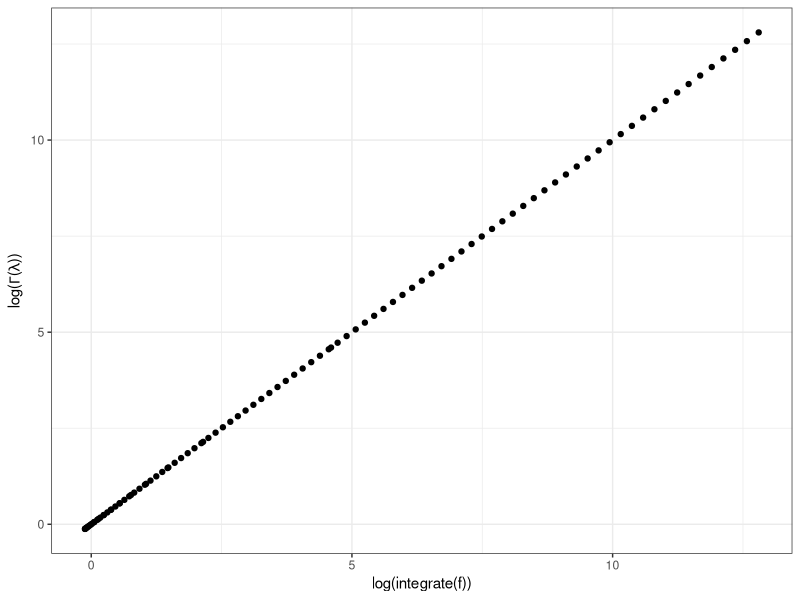
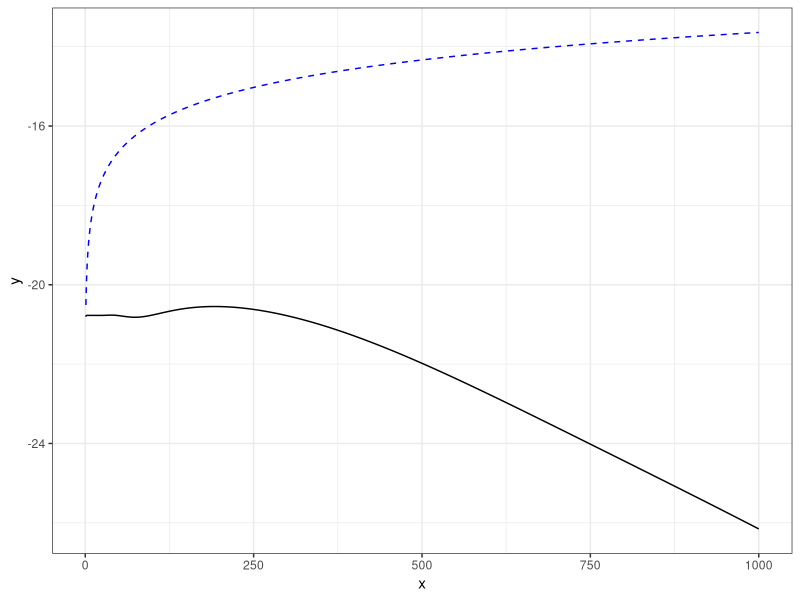
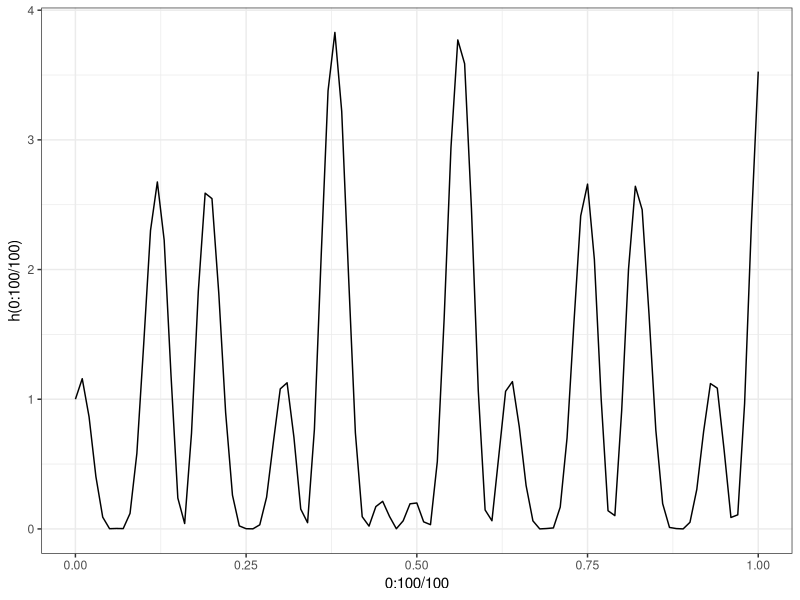
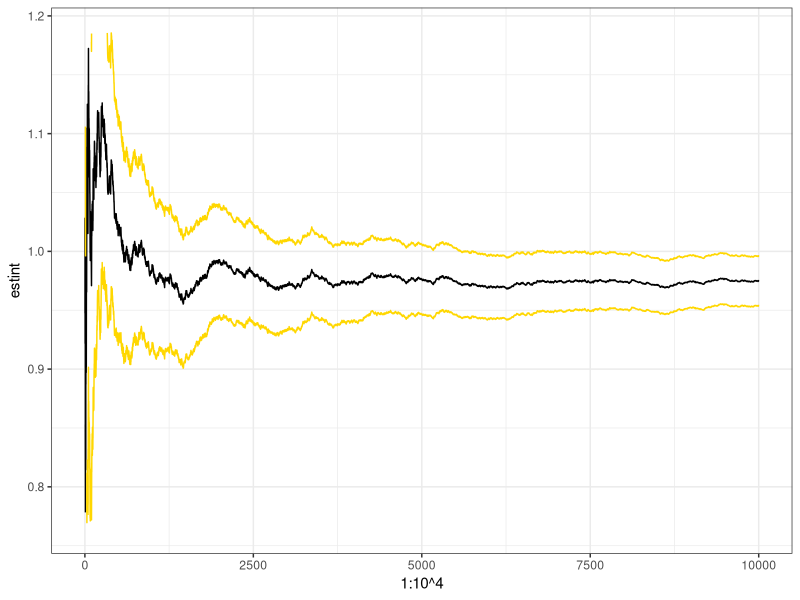
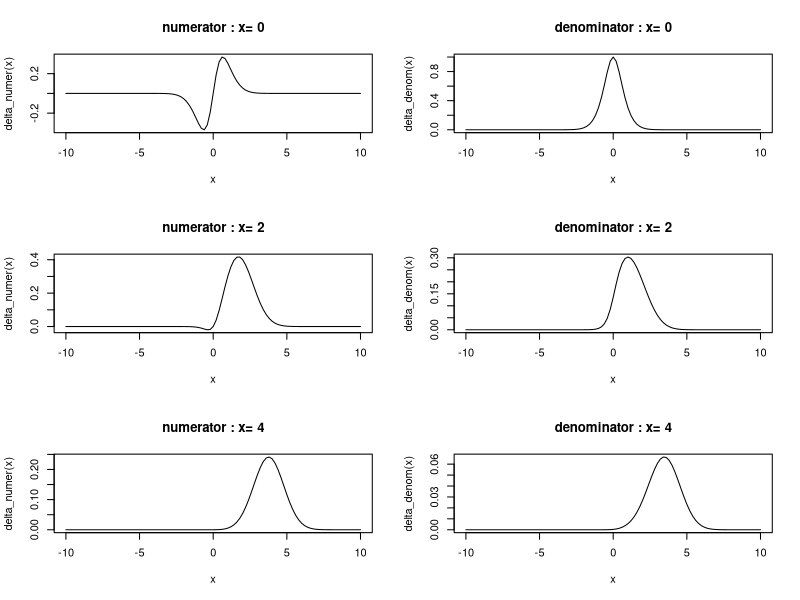
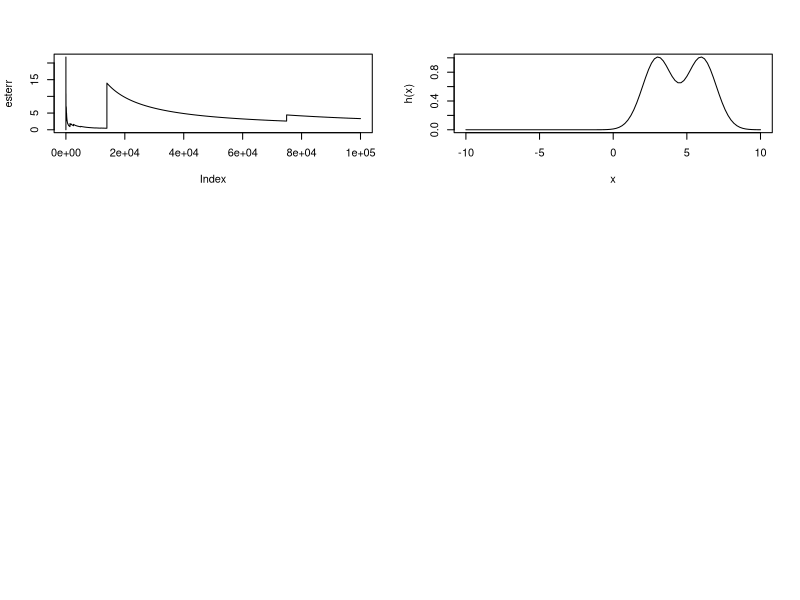
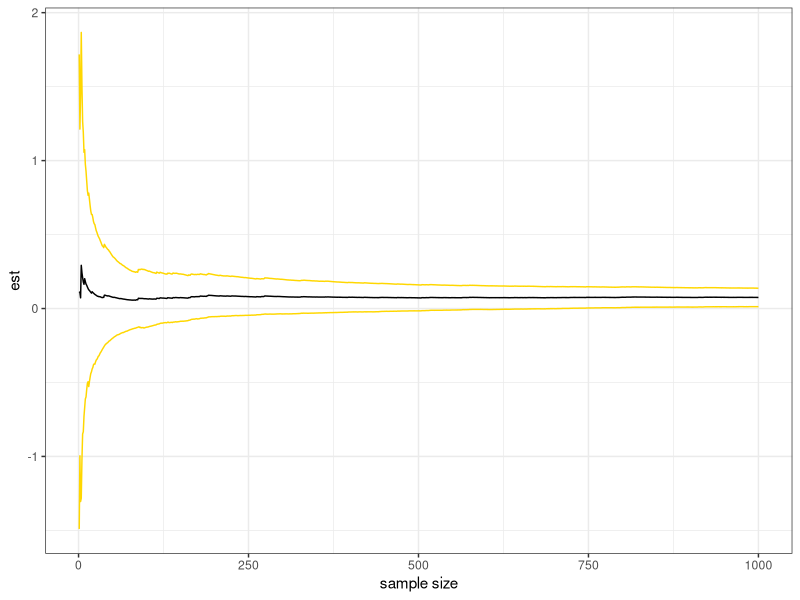
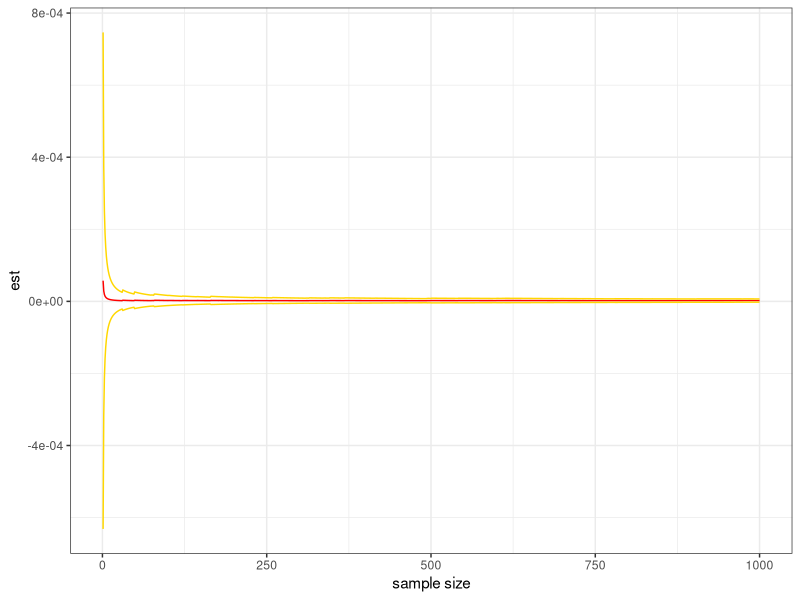

These charts were generated, in order, by the following R code:
## ---- chunk 1
knitr::opts_chunk$set(echo = TRUE,warning = FALSE,message = FALSE)
library(ggplot2)
library(reshape2)
library(dplyr)
library(MASS)
library(mvtnorm)
theme_set(theme_bw())
## ---- chunk 2
ch <- function(la){
  integrate(function(x) {x^{la-1}*exp(-x)}, 0, Inf)$val
}
plot_d <- data.frame(x = lgamma(seq(0.01,10,le=100)),y = log(apply(as.matrix(seq(0.01,10,le=100)), 1, ch)))
ggplot(plot_d,aes(x=x,y=y))+geom_point()+xlab('log(integrate(f))')+
  ylab(expression(paste('log(',Gamma,'(',lambda,'))')))
## ---- chunk 3
cac=rcauchy(10)+350
lik=function(the){
  u=dcauchy(cac[1]-the)
  for(i in 2:10)
    u=u*dcauchy(cac[i]-the)
    return(u)
}

print(integrate(lik,-Inf,Inf))

print(integrate(lik,200,400))

cac=rcauchy(10)

nin=function(a){integrate(lik,-a,a)$val}
nan=function(a){area(lik,-a,a)}
x=seq(1,10^3,le=10^4)
y=log(apply(as.matrix(x),1,nin))
z=log(apply(as.matrix(x),1,nan))
ggplot()+geom_line(data = data.frame(x,y),mapping = aes(x=x,y=y))+geom_line(data = data.frame(x,z),mapping = aes(x=x,y=z),colour='blue',linetype=2)
## ---- chunk 4
h <- function(x){(cos(50 * x) + sin(20 * x))^2}
ggplot()+geom_line(mapping=aes(x= 0:100/100,y =h(0:100/100)))
integrate(h,0,1)
x <- h(runif(10^4))
estint <- cumsum(x)/(1:10^4)
esterr <- sqrt(cumsum((x - estint)^2))/(1:10^4)
ggplot(data.frame(estint), aes(x=1:10^4,y=estint))+geom_line(colour=1)+ylim(c(mean(x)+20*c(-esterr[10^4],esterr[10^4])))+
  geom_line(mapping = aes(x=1:10^4,y=estint+2*esterr),colour="gold")+geom_line(mapping=aes(x=1:10^4,y=estint-2*esterr),colour="gold")
## ---- chunk 5
delta_numer <- function(theta){theta/(1+theta^2)*exp(-(x-theta)^2/2)}
delta_denom <- function(theta){1/(1+theta^2)*exp(-(x-theta)^2/2)}
par(mfrow=c(3,2))
for(x in c(0,2,4)){
  curve(delta_numer,from=-10,to=10,main=paste("numerator : x=",x))
  curve(delta_denom,from=-10,to=10,main=paste("denominator : x=",x))
} 

for(x in c(0,2,4)){
  #正規分布から乱数を発生させて、コーシーで評価
  N <-10^5
  norm <- rnorm(N,x)
  cauchy <- dcauchy(norm)
  print(mean(norm*cauchy)/mean(cauchy))
  #その逆　結果はほぼ同じ
  cauchy <- rcauchy(N)
  norm <- dnorm(cauchy,x)
  print(mean(cauchy*norm)/mean(norm))
} 
## ---- chunk 6
estint <- cumsum(cauchy*norm)/cumsum(norm)
esterr <- sqrt(cumsum((cauchy-estint)^2)/c(1:length(cauchy))^2)
plot(esterr,type='l')
## ---- chunk 7
N <- 10^3
h <- function(x){exp(-(x-3)^2/2)+exp(-(x-6)^2/2)}
curve(h,-10,10)
sample <- rnorm(N)
n_mc_est <- cumsum(h(sample))/c(1:length(sample))
n_mc_err <- sqrt(cumsum((sample - n_mc_est)^2))/(1:length(sample))
n_mc <- data.frame(est = n_mc_est,error_max = n_mc_est + 2 * n_mc_err,error_min = n_mc_est - 2 * n_mc_err)
ggplot(n_mc,aes(x=1:length(sample),y=est))+geom_line()+
  geom_line(mapping = aes(x=1:length(sample),y=error_max),colour='gold')+
  geom_line(mapping = aes(x=1:length(sample),y=error_min),colour='gold')+
  xlab('sample size')
n_mc_est[N]
## ---- chunk 8
sample_g <- runif(N,-8,-1)
g_mc_est <- cumsum(h(sample_g) * dnorm(sample_g))  /c(1:length(sample_g))
g_mc_err <- sqrt(cumsum((h(sample_g) * dnorm(sample_g) / dunif(sample_g,-8,-1) - g_mc_est)^2))/c(1:length(sample_g))
g_mc <- data.frame(est = g_mc_est,error_max = g_mc_est + 2 * g_mc_err,error_min = g_mc_est - 2 * g_mc_err)
ggplot(g_mc,aes(x=1:length(sample),y=est))+geom_line(colour='red')+
  geom_line(mapping = aes(x=1:length(sample),y=error_max),colour='gold')+
  geom_line(mapping = aes(x=1:length(sample),y=error_min),colour='gold')+
  xlab('sample size')
## ---- chunk 9
sample_g <- runif(N,-10,10)
g_mc_est <- cumsum(h(sample_g) * dnorm(sample_g) / dunif(sample_g,-10,10)) / c(1:length(sample_g)) 
g_mc_err <- sqrt(cumsum((h(sample_g) * dnorm(sample_g) / dunif(sample_g,-10,10) - g_mc_est)^2))/c(1:length(sample_g))
g_mc <- data.frame(est = g_mc_est,error_max = g_mc_est + 2 * g_mc_err,error_min = g_mc_est - 2 * g_mc_err)
ggplot(g_mc,aes(x=1:length(sample),y=est))+geom_line(colour='red')+
  geom_line(mapping = aes(x=1:length(sample),y=error_max),colour='gold')+
  geom_line(mapping = aes(x=1:length(sample),y=error_min),colour='gold')+
  xlab('sample size')

g_mc_est[N]
## ---- chunk 10
pnorm(-4.5, log=T)
pnorm(-4.5)
## ---- chunk 11
ted <- function(y){dexp(y-4.5)}
curve(ted,0,10)
Nsim <- 10^3
y <- rexp(Nsim) + 4.5
weit <- dnorm(y)/dexp(y-4.5)
plot(cumsum(weit)/1:Nsim,type="l")
abline(a=pnorm(-4.5),b=0,col="red")
## ---- chunk 12
par(mfrow=c(4,2))
Nsim <- 10^4
x <- rexp(Nsim)
for(lambda in c(1, 5, 10, 20)){
  ted <- function(y){dexp(y-4.5,lambda)}
  curve(ted,0,10)
  y <- x/lambda+4.5
  weit <- dnorm(y)/dexp(y-4.5, lambda)
  estint <- cumsum(weit)/1:Nsim
  esterr <- sqrt(cumsum((weit-estint)^2))/(1:Nsim)
  plot(estint, xlab="Mean and error range", ylab="prob", type="l", main=paste("lambda = ",lambda))
  lines(estint+2*esterr, col="gold", lwd=2)
  lines(estint-2*esterr, col="gold", lwd=2)
  abline(h=pnorm(-4.5), col="red")
}
## ---- chunk 13
f <- function(a,b){
  exp(2*(lgamma(a+b) - lgamma(a) - lgamma(b)) +
    a*log(0.3) + b*log(0.2))}
  
aa = 1:150
bb = 1:100

post = outer(aa,bb,f)
image(aa,bb,post,xlab=expression(alpha),ylab="")
contour(aa,bb,post,add=T)

## ---- chunk 14
x <- matrix(rt(2*10^4,3),ncol=2)
E <- matrix(c(220,190,190,180),ncol=2)
image(aa,bb,post,xlab=expression(alpha),ylab='')
y <- t(t(chol(E)) %*% t(x)+c(50,45))
points(y, cex=0.6,pch=19)
## ---- chunk 15
ine <- apply(y, 1, min)
y <- y[ine > 0,]
x <- x[ine > 0,]
normx <- sqrt(x[,1]^2 + x[,2]^2)
f <- function(a) exp(2*(lgamma(a[,1] + a[,2]) - lgamma(a[,1]) - lgamma(a[,2])) + a[,1]*log(0.3) + a[,2]*log(0.2))
h <- function(a) exp(1*(lgamma(a[,1] + a[,2]) - lgamma(a[,1]) - lgamma(a[,2])) + a[,1]*log(0.5) + a[,2]*log(0.5))
den <- dt(normx, 3)
sim <- mean(f(y)/den)/mean(h(y)/den)
sim
## ---- chunk 16
mean(y[,1]*f(y)/den)/mean(f(y)/den)
## ---- chunk 17
mean(y[,2]*f(y)/den)/mean(f(y)/den)
## ---- chunk 18
par(mfrow=c(2,2),mar=c(4,4,2,1))
weit <- (f(y)/den/mean(h(y)/den))
image(aa, bb, post, xlab=expression(alpha),
      ylab = expression(beta))
points(y[sample(1:length(weit), 10^3, rep=T, pro=weit), ],
       cex = 0.6, pch=19)
boxplot(weit, ylab="importance weight")
plot(cumsum(weit)/(1:length(weit)), type='l',
     xlab = "simulations",ylab = "marginal likelihood")
boot <- matrix(0, ncol=length(weit), nrow = 100)
for (t in 1:100) boot[t,] <- cumsum(sample(weit))/(1:length(weit))
uppa <- apply(boot, 2, quantile, 0.95)
lowa <- apply(boot, 2, quantile, 0.05)
polygon(c(1:length(weit), length(weit):1), c(uppa,rev(lowa)),
        col = 'gold')
lines(cumsum(weit)/(1:length(weit)) , lwd=2)
plot(cumsum(weit)^2/cumsum(weit^2), type='l',
     xlab='simulations',ylab='Effective sample size', lwd = 2)
## ---- chunk 19
set.seed(71000)
x <- rnorm(10^6)
wein <- dcauchy(x)/dnorm(x)
plot(cumsum(wein*(x > 2)*(x < 6))/cumsum(wein), type='l')
abline(a=pcauchy(6) - pcauchy(2), b=0, col="sienna")
## ---- chunk 20
set.seed(110)
sam1 <- rt(0.95*10^4,df =2)
sam2 <- 1 +0.5*rt(0.05*10^4, df=2)^2
sam <- sample(c(sam1, sam2), 0.95*10^4)
weit <- dt(sam, df=2)/(0.95*dt(sam, df=2) + 0.05*(sam>0)*
                         dt(sqrt(2*abs(sam-1)), df=2)*sqrt(2)/sqrt(abs(sam-1)))
h <- function(a) sapply(a,function(x) if(x>1) sqrt(x/(x-1)) else 0)
plot(cumsum(h(sam1))/(1:length(sam1)), ty='l')
lines(cumsum(weit*h(sam))/1:length(sam1), col='blue')
## ---- chunk 21
model1 <- glm(type ~ bmi, data=Pima.tr,
              family=binomial(link="probit"))
summary(model1)
## ---- chunk 22
like <- function(beda){
  mia <- mean(Pima.tr$bmi)
  prod(pnorm(beda[1] + (Pima.tr$bmi[Pima.tr$type == 'Yes']
                        - mia) * beda[2])) *
    prod(pnorm(-beda[1] - (Pima.tr$bmi[Pima.tr$type == 'No']
                           - mia)*beda[2]))/exp(sum(beda^2)/200)
  
}



## ---- chunk 23
outer_ <- matrix(0,ncol=201,nrow=201)
Num <- -100:100/100
for(i in 1:201){for(j in 1:201){outer_[i,j] <- like(c(Num[i],Num[j]))}}
image(-100:100/100,-100:100/100,outer_)
## ---- chunk 24
post<-function(x){ dnorm(x[1],0,100) * dnorm(x[1],0,100) * like(x)}
sim <- cbind(rnorm(10^3, mean=-0.4, sd=0.04),
rnorm(10^3, mean=0.065, sd=0.005))
weit <- apply(sim, 1, post)/
  (dnorm(sim[,1], mean=-0.4, sd=0.04) *
   dnorm(sim[,2], mean=0.065, sd=0.005))
boxplot(weit)
## ---- chunk 25
sim <- rbind(sim[1:(0.95)*10^3,],
cbind(rnorm(0.05*10^3, sd=10),rnorm(0.05*10^3, sd=10)))
weit <- apply(sim, 1, post)/
  (0.95*dnorm(sim[,1],m=-0.4,sd=0.081)*
    dnorm(sim[,2], mean=0.065, sd=0.01) +
     0.05*dnorm(sim[,1],sd=10)*
   dnorm(sim[,2], sd=10))
boxplot(weit)
